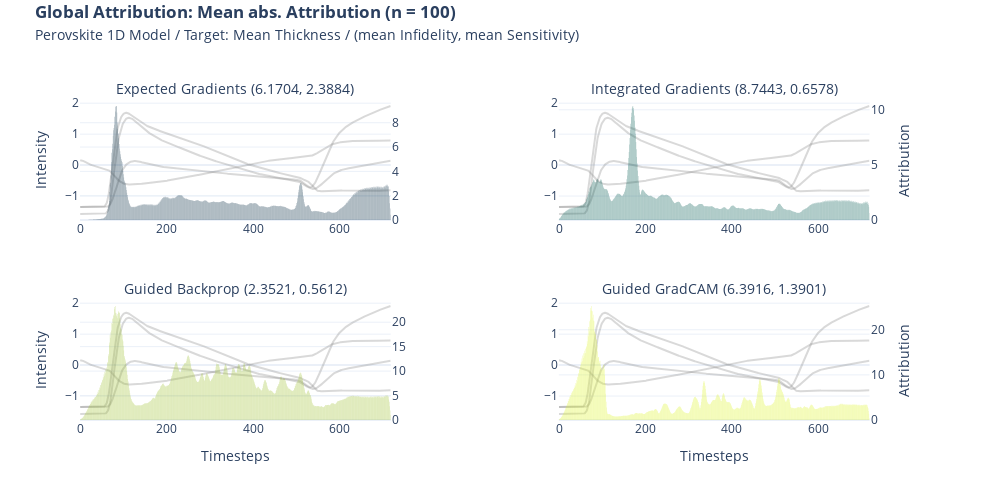

The code cell stored with this chart in its notebook:
### Markdown cell above
## Visualization of global abs. attribution

### Code cell
import plotly.graph_objects as go


def format_title(title, subtitle=None, subtitle_font_size=14):
    title = f"<b>{title}</b>"
    if not subtitle:
        return title
    subtitle = f'<span style="font-size: {subtitle_font_size}px;">{subtitle}</span>'
    return f"{title}<br>{subtitle}"


from plotly.subplots import make_subplots

x = x_batch.mean(0)

fig = make_subplots(
    rows=2,
    cols=2,
    specs=[
        [{"secondary_y": True}, {"secondary_y": True}],
        [{"secondary_y": True}, {"secondary_y": True}],
    ],
    subplot_titles=(
        format_title(
            "",
            "Expected Gradients ("
            + str(np.round(infid_eg.numpy(), 4))
            + ", "
            + str(np.round(sens_eg.numpy(), 4))
            + ")",
        ),
        format_title(
            "",
            "Integrated Gradients ("
            + str(np.round(infid_ig.numpy(), 4))
            + ", "
            + str(np.round(sens_ig.numpy(), 4))
            + ")",
        ),
        format_title(
            "",
            "Guided Backprop ("
            + str(np.round(infid_gbp.numpy(), 4))
            + ", "
            + str(np.round(sens_gbp.numpy(), 4))
            + ")",
        ),
        format_title(
            "",
            "Guided GradCAM ("
            + str(np.round(infid_ggc.numpy(), 4))
            + ", "
            + str(np.round(sens_ggc.numpy(), 4))
            + ")",
        ),
    ),
)


fig.add_trace(
    go.Scatter(y=x[0], name="ND", marker_color="grey", opacity=0.3, showlegend=False),
    row=1,
    col=1,
)
fig.add_trace(
    go.Scatter(
        y=x[1], name="LP725", marker_color="grey", opacity=0.3, showlegend=False
    ),
    row=1,
    col=1,
)
fig.add_trace(
    go.Scatter(
        y=x[2], name="LP780", marker_color="grey", opacity=0.3, showlegend=False
    ),
    row=1,
    col=1,
)
fig.add_trace(
    go.Scatter(
        y=x[3], name="SP775", marker_color="grey", opacity=0.3, showlegend=False
    ),
    row=1,
    col=1,
)
fig.add_trace(
    go.Bar(
        y=attr_eg.squeeze().sum(axis=0),
        marker_color="#042940",
        opacity=0.5,
        showlegend=False,
        marker_line_width=0,
    ),
    secondary_y=True,
    row=1,
    col=1,
)

fig.add_trace(
    go.Scatter(y=x[0], name="ND", marker_color="grey", opacity=0.3, showlegend=False),
    row=1,
    col=2,
)
fig.add_trace(
    go.Scatter(
        y=x[1], name="LP725", marker_color="grey", opacity=0.3, showlegend=False
    ),
    row=1,
    col=2,
)
fig.add_trace(
    go.Scatter(
        y=x[2], name="LP780", marker_color="grey", opacity=0.3, showlegend=False
    ),
    row=1,
    col=2,
)
fig.add_trace(
    go.Scatter(
        y=x[3], name="SP775", marker_color="grey", opacity=0.3, showlegend=False
    ),
    row=1,
    col=2,
)
fig.add_trace(
    go.Bar(
        y=attr_ig.squeeze().sum(axis=0),
        marker_color="#005C53",
        opacity=0.5,
        showlegend=False,
        marker_line_width=0,
    ),
    secondary_y=True,
    row=1,
    col=2,
)

fig.add_trace(
    go.Scatter(y=x[0], name="ND", marker_color="grey", opacity=0.3, showlegend=False),
    row=2,
    col=1,
)
fig.add_trace(
    go.Scatter(
        y=x[1], name="LP725", marker_color="grey", opacity=0.3, showlegend=False
    ),
    row=2,
    col=1,
)
fig.add_trace(
    go.Scatter(
        y=x[2], name="LP780", marker_color="grey", opacity=0.3, showlegend=False
    ),
    row=2,
    col=1,
)
fig.add_trace(
    go.Scatter(
        y=x[3], name="SP775", marker_color="grey", opacity=0.3, showlegend=False
    ),
    row=2,
    col=1,
)
fig.add_trace(
    go.Bar(
        y=attr_gbp.squeeze().sum(axis=0),
        marker_color="#9FC131",
        opacity=0.5,
        showlegend=False,
        marker_line_width=0,
    ),
    secondary_y=True,
    row=2,
    col=1,
)

fig.add_trace(
    go.Scatter(y=x[0], name="ND", marker_color="grey", opacity=0.3, showlegend=False),
    row=2,
    col=2,
)
fig.add_trace(
    go.Scatter(
        y=x[1], name="LP725", marker_color="grey", opacity=0.3, showlegend=False
    ),
    row=2,
    col=2,
)
fig.add_trace(
    go.Scatter(
        y=x[2], name="LP780", marker_color="grey", opacity=0.3, showlegend=False
    ),
    row=2,
    col=2,
)
fig.add_trace(
    go.Scatter(
        y=x[3], name="SP775", marker_color="grey", opacity=0.3, showlegend=False
    ),
    row=2,
    col=2,
)
fig.add_trace(
    go.Bar(
        y=attr_ggc.squeeze().sum(axis=0),
        marker_color="#DBF227",
        opacity=0.5,
        showlegend=False,
        marker_line_width=0,
    ),
    secondary_y=True,
    row=2,
    col=2,
)

fig.update_yaxes(title=None)
fig.update_yaxes(title_text=None, secondary_y=True)
fig.update_xaxes(title=None)

fig.update_yaxes(title="Intensity", row=1, col=1)
fig.update_yaxes(title_text=None, secondary_y=True, row=1, col=1)
fig.update_yaxes(title_text="Attribution", secondary_y=True, row=1, col=2)
fig.update_yaxes(title="Intensity", row=2, col=1)
fig.update_yaxes(title_text=None, secondary_y=True, row=2, col=1)
fig.update_yaxes(title_text="Attribution", secondary_y=True, row=2, col=2)
fig.update_xaxes(title="Timesteps", row=2, col=1)
fig.update_xaxes(title="Timesteps", row=2, col=2)

if target == "pce":
    subtitle = "Perovskite 1D Model / Target: PCE /(mean Infidelity, mean Sensitivity)"
else:
    subtitle = "Perovskite 1D Model / Target: Mean Thickness / (mean Infidelity, mean Sensitivity)"

fig.update_layout(
    title=format_title(
        "Global Attribution: Mean abs. Attribution (n = " + str(batch_size) + ")",
        subtitle=subtitle,
    ),
    legend_title=None,
    title_y=0.965,
    title_x=0.035,
    template="plotly_white",
    height=500,
    width=1000,
)

fig.write_image("xai/images/" + target + "/1D/1D_cmp_global.png", scale=2)

fig.show()

### Figure 1 — Plotly figure (JSON) as saved in the notebook; plotly's stock layout.template omitted (floating-point values rounded to 4 significant figures; data arrays with more than 128 entries replaced by an {"elided": "..."} marker saying what was removed)
{"data": [{"marker": {"color": "grey"}, "name": "ND", "opacity": 0.3, "showlegend": false, "type": "scatter", "xaxis": "x", "y": {"elided": "719 float values"}, "yaxis": "y"}, {"marker": {"color": "grey"}, "name": "LP725", "opacity": 0.3, "showlegend": false, "type": "scatter", "xaxis": "x", "y": {"elided": "719 float values"}, "yaxis": "y"}, {"marker": {"color": "grey"}, "name": "LP780", "opacity": 0.3, "showlegend": false, "type": "scatter", "xaxis": "x", "y": {"elided": "719 float values"}, "yaxis": "y"}, {"marker": {"color": "grey"}, "name": "SP775", "opacity": 0.3, "showlegend": false, "type": "scatter", "xaxis": "x", "y": {"elided": "719 float values"}, "yaxis": "y"}, {"marker": {"color": "#042940", "line": {"width": 0}}, "opacity": 0.5, "showlegend": false, "type": "bar", "xaxis": "x", "y": {"elided": "719 float values"}, "yaxis": "y2"}, {"marker": {"color": "grey"}, "name": "ND", "opacity": 0.3, "showlegend": false, "type": "scatter", "xaxis": "x2", "y": {"elided": "719 float values"}, "yaxis": "y3"}, {"marker": {"color": "grey"}, "name": "LP725", "opacity": 0.3, "showlegend": false, "type": "scatter", "xaxis": "x2", "y": {"elided": "719 float values"}, "yaxis": "y3"}, {"marker": {"color": "grey"}, "name": "LP780", "opacity": 0.3, "showlegend": false, "type": "scatter", "xaxis": "x2", "y": {"elided": "719 float values"}, "yaxis": "y3"}, {"marker": {"color": "grey"}, "name": "SP775", "opacity": 0.3, "showlegend": false, "type": "scatter", "xaxis": "x2", "y": {"elided": "719 float values"}, "yaxis": "y3"}, {"marker": {"color": "#005C53", "line": {"width": 0}}, "opacity": 0.5, "showlegend": false, "type": "bar", "xaxis": "x2", "y": {"elided": "719 float values"}, "yaxis": "y4"}, {"marker": {"color": "grey"}, "name": "ND", "opacity": 0.3, "showlegend": false, "type": "scatter", "xaxis": "x3", "y": {"elided": "719 float values"}, "yaxis": "y5"}, {"marker": {"color": "grey"}, "name": "LP725", "opacity": 0.3, "showlegend": false, "type": "scatter", "xaxis": "x3", "y": {"elided": "719 float values"}, "yaxis": "y5"}, {"marker": {"color": "grey"}, "name": "LP780", "opacity": 0.3, "showlegend": false, "type": "scatter", "xaxis": "x3", "y": {"elided": "719 float values"}, "yaxis": "y5"}, {"marker": {"color": "grey"}, "name": "SP775", "opacity": 0.3, "showlegend": false, "type": "scatter", "xaxis": "x3", "y": {"elided": "719 float values"}, "yaxis": "y5"}, {"marker": {"color": "#9FC131", "line": {"width": 0}}, "opacity": 0.5, "showlegend": false, "type": "bar", "xaxis": "x3", "y": {"elided": "719 float values"}, "yaxis": "y6"}, {"marker": {"color": "grey"}, "name": "ND", "opacity": 0.3, "showlegend": false, "type": "scatter", "xaxis": "x4", "y": {"elided": "719 float values"}, "yaxis": "y7"}, {"marker": {"color": "grey"}, "name": "LP725", "opacity": 0.3, "showlegend": false, "type": "scatter", "xaxis": "x4", "y": {"elided": "719 float values"}, "yaxis": "y7"}, {"marker": {"color": "grey"}, "name": "LP780", "opacity": 0.3, "showlegend": false, "type": "scatter", "xaxis": "x4", "y": {"elided": "719 float values"}, "yaxis": "y7"}, {"marker": {"color": "grey"}, "name": "SP775", "opacity": 0.3, "showlegend": false, "type": "scatter", "xaxis": "x4", "y": {"elided": "719 float values"}, "yaxis": "y7"}, {"marker": {"color": "#DBF227", "line": {"width": 0}}, "opacity": 0.5, "showlegend": false, "type": "bar", "xaxis": "x4", "y": {"elided": "719 float values"}, "yaxis": "y8"}], "layout": {"annotations": [{"font": {"size": 16}, "showarrow": false, "text": "<b></b><br><span style=\"font-size: 14px;\">Expected Gradients (6.1704, 2.3884)</span>", "x": 0.185, "xanchor": "center", "xref": "paper", "y": 1, "yanchor": "bottom", "yref": "paper"}, {"font": {"size": 16}, "showarrow": false, "text": "<b></b><br><span style=\"font-size: 14px;\">Integrated Gradients (8.7443, 0.6578)</span>", "x": 0.755, "xanchor": "center", "xref": "paper", "y": 1, "yanchor": "bottom", "yref": "paper"}, {"font": {"size": 16}, "showarrow": false, "text": "<b></b><br><span style=\"font-size: 14px;\">Guided Backprop (2.3521, 0.5612)</span>", "x": 0.185, "xanchor": "center", "xref": "paper", "y": 0.375, "yanchor": "bottom", "yref": "paper"}, {"font": {"size": 16}, "showarrow": false, "text": "<b></b><br><span style=\"font-size: 14px;\">Guided GradCAM (6.3916, 1.3901)</span>", "x": 0.755, "xanchor": "center", "xref": "paper", "y": 0.375, "yanchor": "bottom", "yref": "paper"}], "height": 500, "legend": {"title": {}}, "title": {"text": "<b>Global Attribution: Mean abs. Attribution (n = 100)</b><br><span style=\"font-size: 14px;\">Perovskite 1D Model / Target: Mean Thickness / (mean Infidelity, mean Sensitivity)</span>", "x": 0.035, "y": 0.965}, "width": 1000, "xaxis": {"anchor": "y", "domain": [0, 0.37], "title": {}}, "xaxis2": {"anchor": "y3", "domain": [0.57, 0.94], "title": {}}, "xaxis3": {"anchor": "y5", "domain": [0, 0.37], "title": {"text": "Timesteps"}}, "xaxis4": {"anchor": "y7", "domain": [0.57, 0.94], "title": {"text": "Timesteps"}}, "yaxis": {"anchor": "x", "domain": [0.625, 1], "title": {"text": "Intensity"}}, "yaxis2": {"anchor": "x", "overlaying": "y", "side": "right", "title": {}}, "yaxis3": {"anchor": "x2", "domain": [0.625, 1], "title": {}}, "yaxis4": {"anchor": "x2", "overlaying": "y3", "side": "right", "title": {"text": "Attribution"}}, "yaxis5": {"anchor": "x3", "domain": [0, 0.375], "title": {"text": "Intensity"}}, "yaxis6": {"anchor": "x3", "overlaying": "y5", "side": "right", "title": {}}, "yaxis7": {"anchor": "x4", "domain": [0, 0.375], "title": {}}, "yaxis8": {"anchor": "x4", "overlaying": "y7", "side": "right", "title": {"text": "Attribution"}}}}
